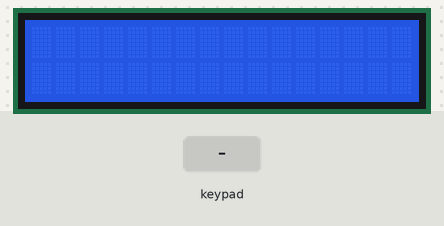
A sketch run on a simulated Arduino Uno, built with avr-gcc and run on an emulated ATmega328P. Shown: 16×2 character LCD. The test bench sets the inputs (shaded band). What the sketch prints to the serial monitor is not drawn.

Above: at 1.2 s.
1.3 s: key '*' pressed
At 2.5 s:
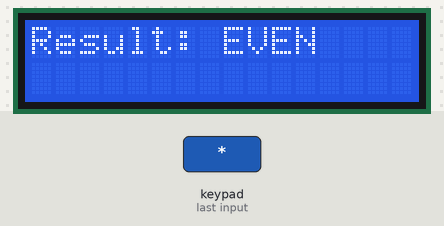
2.8 s: keypad keys 1 3 9 7 pressed 0.4 s apart
At 4.0 s:
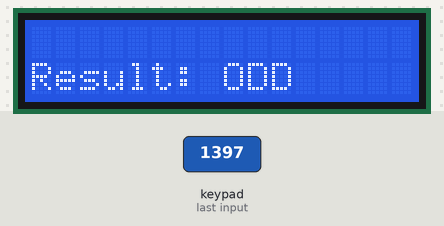
Timing chart, 0 to 5.8 s (numbered marks = the images above; inputs shaded):
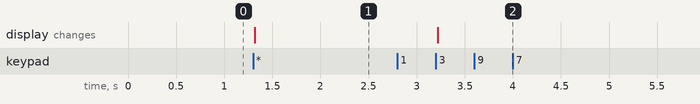

Measured:
- after the input at 1.3 s, the display: changes at once (image 1)
- after the input at 2.8 s, the display: changes after 0.42 s (image 2)

The sketch:

prb01.ino
```cpp
#include <Keypad.h>
#include <LiquidCrystal_I2C.h>
LiquidCrystal_I2C lcd(0x27, 16, 2);
const int ROW_NUM = 4;
const int COLUMN_NUM = 4;
char keys[ROW_NUM][COLUMN_NUM] = {
  { '1', '2', '3', 'A' },
  { '4', '5', '6', 'B' },
  { '7', '8', '9', 'C' },
  { '*', '0', '#', 'D' }
};
byte pin_rows[ROW_NUM] = { 9, 8, 7, 6 };
byte pin_column[COLUMN_NUM] = { 5, 4, 3, 2 };
Keypad mykeypad = Keypad(makeKeymap(keys), pin_rows, pin_column, ROW_NUM,
                         COLUMN_NUM);
void setup() {
  // put your setup code here, to run once:
  Serial.begin(9600);
  lcd.init();
  lcd.backlight();
  lcd.clear();
}
void loop() {
  // put your main code here, to run repeatedly:
  Serial.print("\nNumber of digit: ");
  int n = mykeypad.waitForKey() - '0';
  Serial.println(n);
  Serial.print("Input: ");
  int keyval = 0;
  int value = 0;
  for (int i = 1; i <= n; i++) {
    keyval = mykeypad.waitForKey() - '0';
    Serial.print(keyval);
    value = value * 10 + keyval;
  }
  lcd.clear();
  if ((value % 2) == 0) {
    lcd.setCursor(0, 0);
    lcd.print("Result: EVEN");
  } else {
    lcd.setCursor(0, 1);
    lcd.print("Result: ODD");
  }
}
```
